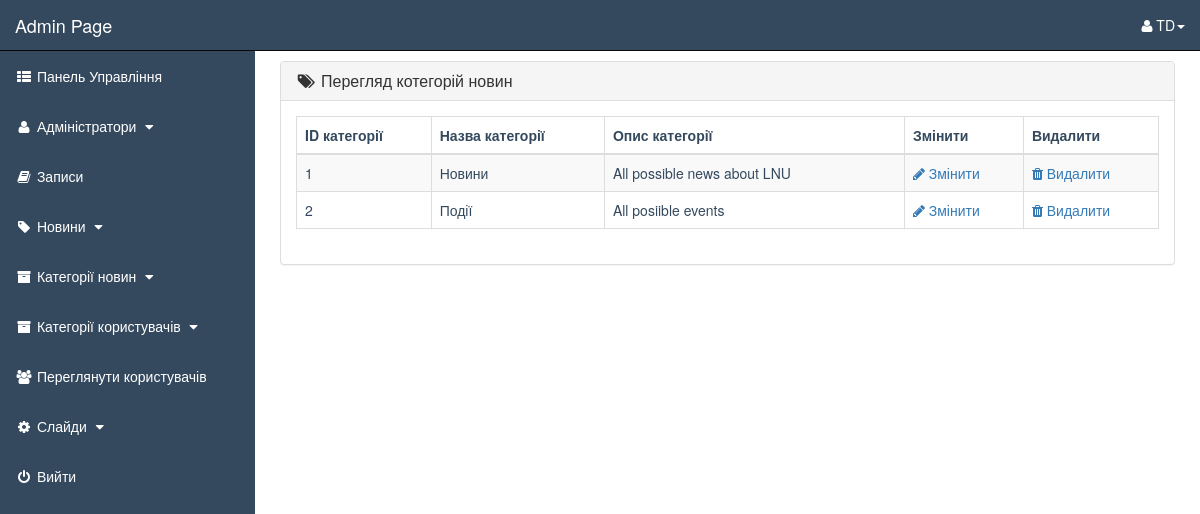
/admin_area/index.php?view_p_cats (signed in), run on the app's committed database.
### tables this page shows
CREATE TABLE `event_categories` (
  `e_cat_id` int(10) NOT NULL,
  `e_cat_title` text NOT NULL,
  `e_cat_desc` text NOT NULL
);

### admin_area/view_p_cats.php (the view)
<?php
    if(!isset($_SESSION['admin_email'])){
        echo "<script>window.open('login.php','_self')</script>";
    }else{
?>
<div class="row">
    <div class="col-lg-12">
    </div>
</div>
<div class="row">
    <div class="col-lg-12">
        <div class="panel panel-default">
            <div class="panel-heading">
                <h3 class="panel-title">
                    <i class="fa fa-tags fa-fw"></i> Перегляд котегорій новин
                </h3>
            </div>
            <div class="panel-body">
                <div class="table-responsive">
                    <table class="table table-hover table-striped table-bordered">
                        <thead>
                            <tr>
                                <th> ID категорії </th>
                                <th> Назва категорії </th>
                                <th> Опис категорії </th>
                                <th> Змінити </th>
                                <th> Видалити </th>
                            </tr>
                        </thead>
                        <tbody>
                            <?php
                                $i=0;
                                $get_p_cats = "select * from event_categories";
                                $run_p_cats = mysqli_query($con,$get_p_cats);
                                while($row_p_cats=mysqli_fetch_array($run_p_cats)){
                                    $e_cat_id = $row_p_cats['e_cat_id'];
                                    $e_cat_title = $row_p_cats['e_cat_title'];
                                    $e_cat_desc = $row_p_cats['e_cat_desc'];
                                    $i++;
                            ?>
                            <tr>
                                <td> <?php echo $i; ?> </td>
                                <td> <?php echo $e_cat_title; ?> </td>
                                <td width="300"> <?php echo $e_cat_desc; ?> </td>
                                <td>
                                    <a href="index.php?edit_p_cat= <?php echo $e_cat_id; ?> ">
                                        <i class="fa fa-pencil"></i> Змінити
                                    </a>
                                </td>
                                <td>
                                    <a href="index.php?delete_p_cat= <?php echo $e_cat_id; ?> ">
                                        <i class="fa fa-trash"></i> Видалити
                                    </a>
                                </td>
                            </tr>
                            <?php } ?>
                        </tbody>
                    </table>
                </div>
            </div>
        </div>
    </div>
</div>
<?php } ?>

### admin_area/includes/sidebar.php (shortened to what this page needs)
<?php
    if(!isset($_SESSION['admin_email'])){
        echo "<script>window.open('../login.php','_self')</script>";
    }else{
?>
<nav class="navbar navbar-inverse navbar-fixed-top">
    <div class="navbar-header">
        <a href="index.php?dashboard" class="navbar-brand">Admin Page</a>
    </div>
    <ul class="nav navbar-right top-nav">
        <li class="dropdown">
            <a href="#" class="dropdown-toggle" data-toggle="dropdown">
                <i class="fa fa-user"></i></i> <?php echo $admin_name;  ?><b class="caret"></b>
            </a>
        </li>
    </ul>
    <div class="collapse navbar-collapse navbar-ex1-collapse">
        <ul class="nav navbar-nav side-nav">
            <li>
                <a href="index.php?dashboard">
                    <i class="fa fa-fw fa-th-list"></i> Панель Управління
                </a>
            </li>
            <li>
                <a href="#" data-toggle="collapse" data-target="#users">
                    <i class="fa fa-fw fa-user "></i> Адміністратори
                    <i class="fa fa-fw fa-caret-down"></i>
                </a>
            </li>
            <li>
                <a href="index.php?view_orders">
                    <i class="fa fa-fw fa-book"></i> Записи
                </a>
            </li>
            <li>
                <a href="#" data-toggle="collapse" data-target="#products">
                        <i class="fa fa-fw fa-tag"></i> Новини
                        <i class="fa fa-fw fa-caret-down"></i>
                </a>
             </li>
            <li>
                <a href="#" data-toggle="collapse" data-target="#p_cat">
                        <i class="fa fa-fw fa-archive"></i> Категорії новин
                        <i class="fa fa-fw fa-caret-down"></i>
                </a>
            </li>
            <li>
                <a href="#" data-toggle="collapse" data-target="#cat">
                        <i class="fa fa-fw fa-archive"></i> Категорії користувачів
                        <i class="fa fa-fw fa-caret-down"></i>
                </a>
            </li>
            <li>
                <a href="index.php?view_customers">
                    <i class="fa fa-fw fa-users"></i> Переглянути користувачів
                </a>
            </li>
            <li>
                <a href="#" data-toggle="collapse" data-target="#slides">
                        <i class="fa fa-fw fa-gear"></i> Слайди
                        <i class="fa fa-fw fa-caret-down"></i>
                </a>
            </li>
            <li>
                <a href="logout.php">
                    <i class="fa fa-fw fa-power-off"></i> Вийти
                </a>
            </li>
        </ul>
    </div>
</nav>
<?php } ?>

### admin_area/css/style1.css (style rules this page uses)
.navbar { color: #ffffff !important; background-color: #34495E; }
.navbar-header>a { color: #ffffff !important; }
.top-nav>li { display: inline-block; }
.top-nav>li>a { color: #ffffff !important; line-height: 20px; padding-top: 15px; padding-bottom: 15px; }
@media (min-width: 768px) { .side-nav { position: fixed; top: 51px; bottom: 0; width: 255px; overflow-y: auto; overflow-x: hidden; background-color: #34495E; padding-bottom: 40px; border-radius: 0; } }
@media (min-width: 768px) { .side-nav>li>a { color: #ffffff; width: 255px; } }
.dropdown { margin-right: 15px; }
.side-nav>li>a { color: #ffffff !important; }

### data on the page
event_categories: e_cat_title "Новини", e_cat_desc "All possible news about LNU"
event_categories: e_cat_title "Події", e_cat_desc "All posiible events"

### other printed values
$admin_name "TD"
